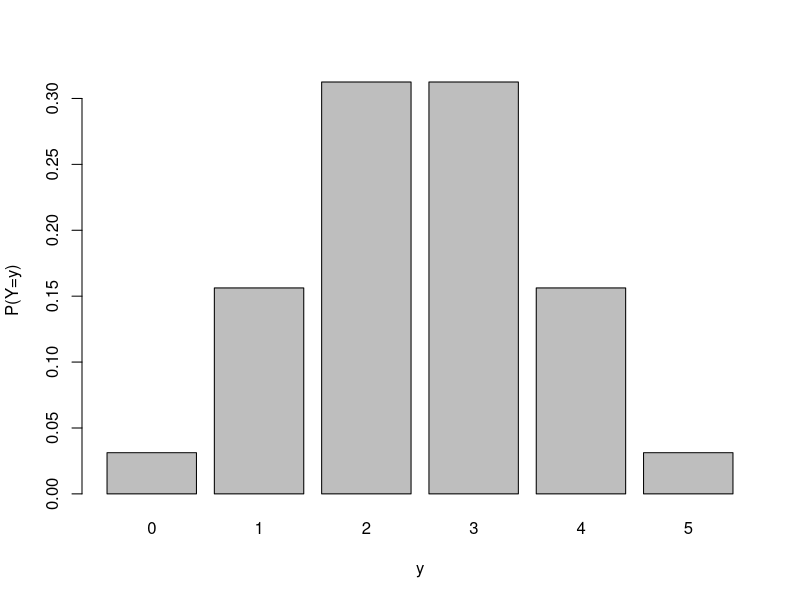
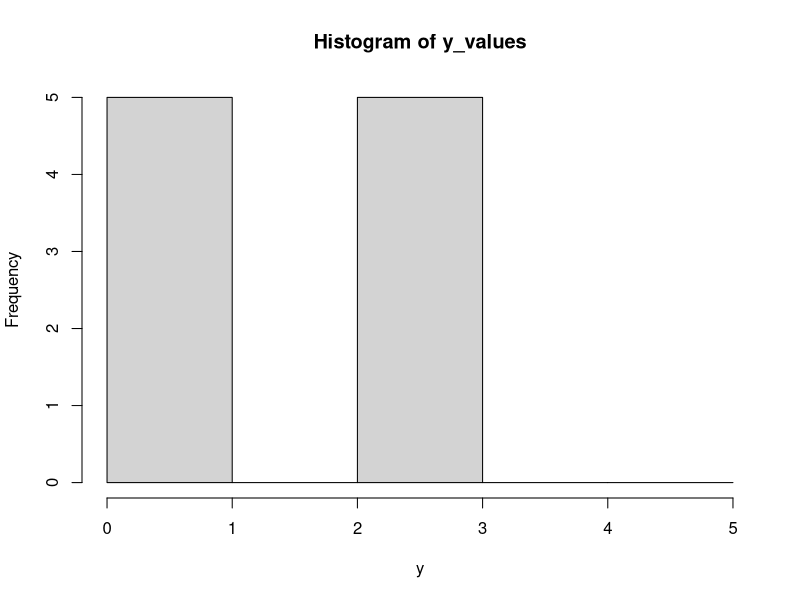
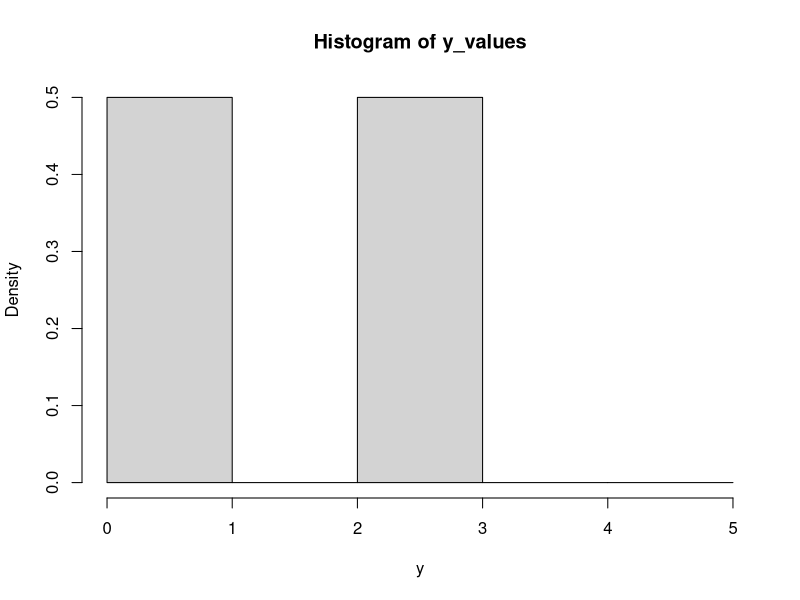
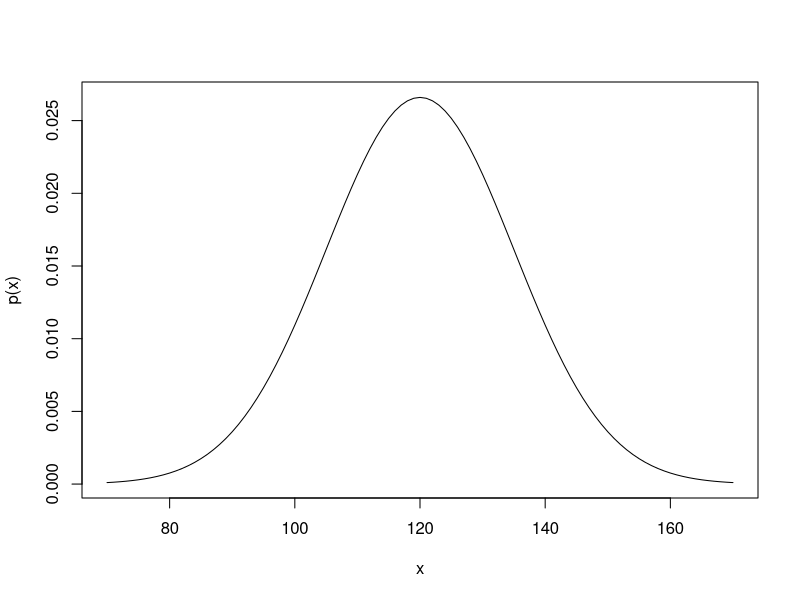
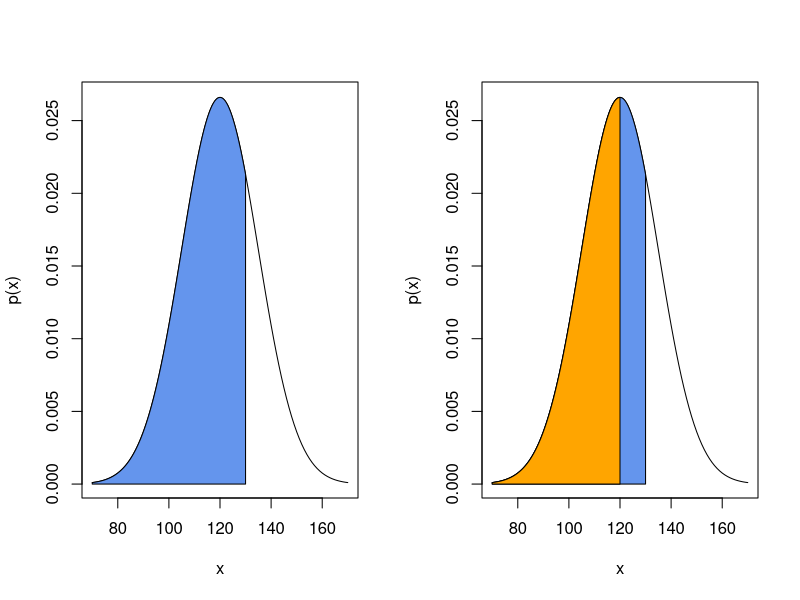
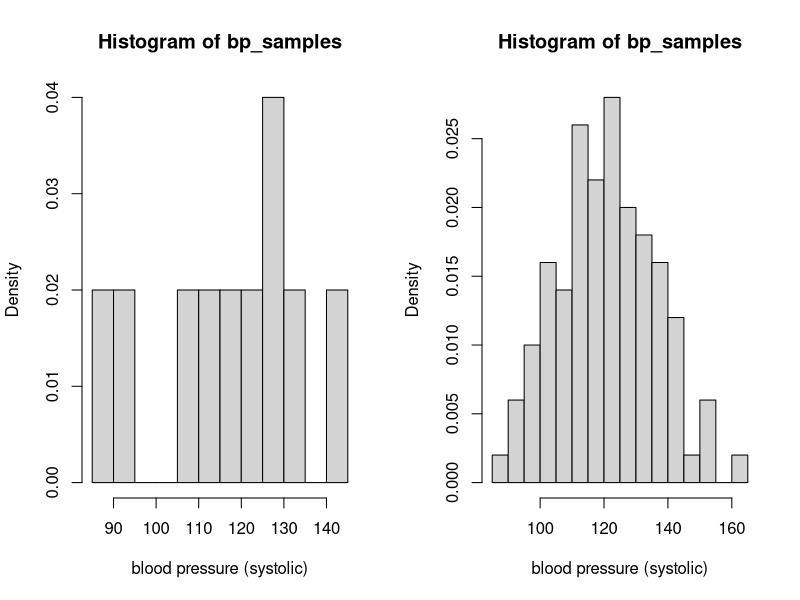
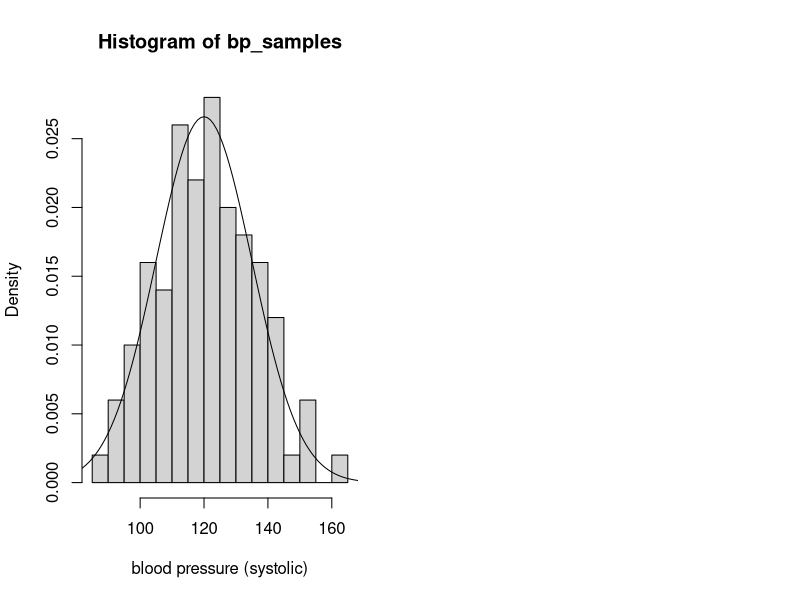

Reproduce these figures in R, in order.
# Working with Binomial and Normal distributions
# STAT 2103 Applied Linear Regression — R example
# Extracted from the rendered course example; prose kept as comments.


# ------------------------------------------------------------
# Binomial distribution
# ------------------------------------------------------------

# Suppose we randomly sample 10 people, and define Y = number of people in
# sample who are left-handed. The probability of a random person being left-
# handed is 0.15.

# What is the probability that exactly one person in the sample is left-
# handed?

# R has a built in function for evaluating binomial probabilities:
dbinom(x=1, size=10, prob=0.15)

# What is the probability that at most 2 people are left-handed?

# (That means either 0, 1, or 2 people in the sample are left-handed)
dbinom(x=0, size=10, prob=0.15) + dbinom(x=1, size=10, prob=0.15) + dbinom(x=2, size=10, prob=0.15)

# We can add up the individual probabilities (above), or we could use the
# cumulative distribution function:
pbinom(q=2, size=10, prob=0.15)

# We might also be interested in the 95th percentile of the distribution. In
# other words, what is the smallest number k such that the probability of
# having at most k left-handed people is at least 0.95?

# We know from the previous example that 2 isn’t enough to get us to 95%
# cumulative probability. Is 3 enough?
pbinom(q=2, size=10, prob=0.15) #probability of at most 2 left handed
pbinom(q=3, size=10, prob=0.15) #probability of at most 3 left handed

# Yes, the probability of having at most 3 left-handed people in a sample of
# 10 is >= 0.95.

# Another way to get the 95th percentile is to use the built-in quantile
# function:
qbinom(p=0.95, size=10, prob=0.15)

# ------------------------------------------------------------
# sampling from the binomial distribution
# ------------------------------------------------------------

# R also has built-in functions for drawing random samples from a binomial
# distribution.

# Imagine flipping a fair coin 5 times. The sum of the 5 flips is
# Binomial(n=5, p=0.5).

# We can simulate flipping a fair coin 5 times:
sample(c("heads", "tails"), size=5, replace=TRUE, prob=c(0.5,0.5))

# Replace “heads” and “tails” with 1 and 0:
sample(c(0,1), size=5, replace=TRUE, prob=c(0.5, 0.5))

# Take the sum to count the number of “heads” in the 5 flips:
sum(sample(c(0,1), size=5, replace=TRUE, prob=c(0.5, 0.5)))

# The sum of the 5 flips is Binomial(n=5, p=0.5).

# R has a built in function for sampling from a binomial distribution

# Draw one sample from Binom(n=5,p=0.5)- i.e., flip a coin 5 times and count
# the number of heads
rbinom(n=1, size=5, prob=0.5) # "size" and "prob" are the parameters of the binomial distribution
                      #"n" is the number of samples we want to draw from the binomial distribution

# Imagine we repeat the 5-coin-flip experiment 10 times, and record the number
# of heads each time.

# From the probability distribution, E(# heads) = 2.5
y_values<- rbinom(n=10, size=5, prob=0.5) 
print(y_values)

# What are the sample mean and variance for these 10 observations?
mean(y_values)
sd(y_values)^2 #sample variance = sample standard deviation ^2

# We could repeat this entire exercise and get 10 new samples from the
# Binomial (10, 0.5) distribution:
y_values<-rbinom(n=10, size=5, prob=0.5)
mean(y_values)
sd(y_values)^2

# The expected value and variance of the probability distribution don’t
# change.

# But the properties of the sample data are different each time we draw a new
# random sample.

# We can also visually compare the sampled data to the underlying binomial
# distribution.

# We can make a bar graph of the true probability distribution. First,
# calculate the probability of each possible number of heads in 5 flips:
y_probs<-dbinom(x=0:5, size=5, prob=0.5) # "x" is the value for which you want to evaluate the probability, i.e. P(X=x)

#the notation x=0:5 evaluates the function at each value from 0 to 5

# Then create a bar graph of those values:
barplot(y_probs, names.arg=0:5, xlab="y", ylab="P(Y=y)")

# Make a frequency histogram of the sample data:
hist(y_values, xlab="y", breaks=0:5)

# Note- the “breaks” argument controls how many buckets your range of values
# gets split into. If you don’t include that argument, R usually does a good
# job of choosing this automatically.

# Histograms can have frequency on the Y axis, or relative frequency, i.e. the
# proportion of times that outcome came up.
hist(y_values, xlab="y", breaks=0:5, probability=TRUE)

# ------------------------------------------------------------
# Normal distribution
# ------------------------------------------------------------

# Suppose the population distribution of systolic blood pressure is
# Normal(120, 15^2)

# What does the probability distribution function look like?
curve(dnorm(x, mean=120, sd=15), from=70, to=170, ylab="p(x)")

# What is the probability that a randomly chosen person has blood pressure
# less than 115?
pnorm(q=115, mean=120, sd=15)

# By default, the “pnorm” function gives us the area under the curve, to the
# LEFT of the specified value.

# What if we want the area under the curve, to the RIGHT of the specified
# value?

# What is the probability that a randomly chosen person has blood pressure
# higher than 115?
1-pnorm(q=115, mean=120, sd=15)

# What is the probability that a randomly chosen person has blood pressure
# between 120 and 130? P(120 < X < 130) = P(X < 130) - P(X < 120)
xvals<-seq(from=70, to=130, by=0.01)
yvals<-dnorm(xvals, mean=120, sd=15)

par(mfrow=c(1,2))
curve(dnorm(x, mean=120, sd=15), from=70, to=170, ylab="p(x)")
polygon(c(min(xvals), xvals[xvals<=130], 130), c(0,yvals[xvals<=130], 0), col="cornflowerblue")

curve(dnorm(x, mean=120, sd=15), from=70, to=170, ylab="p(x)")
polygon(c(min(xvals), xvals[xvals<=130], 130), c(0,yvals[xvals<=130], 0), col="cornflowerblue")
polygon(c(min(xvals), xvals[xvals<=120], 120), c(0,yvals[xvals<=120], 0), col="orange")

# First we find the blue shaded area, then subtract off the orange shaded
# area:
pnorm(q=130, mean=120, sd=15) - pnorm(q=120, mean=120, sd=15)

# What is the 95th quantile of the blood pressure distribution? I.e. what is
# the smallest value b such that P(X<b) >= 0.95?

# In the binomial example about left-handedness, we could manually check each
# value to figure this out. Here, blood pressure is continuous, so it’s not
# feasible to find the value that way.
pnorm(q=130, mean=120, sd=15)
pnorm(q=140, mean=120, sd=15)
pnorm(q=145, mean=120, sd=15)

# Instead we use the built-in quantile function:
qnorm(p=0.95, mean=120, sd=15)

# Now let’s draw samples from the normal distribution.

# Sample 10 people’s blood pressure:
bp_samples<- rnorm(n=10, mean=120, sd=15)
bp_samples

# What are the sample average and standard deviation?
mean(bp_samples)
sd(bp_samples)

# We can visualize the sample data with a histogram:
hist(bp_samples, probability=TRUE, breaks=10, xlab="blood pressure (systolic)")

# With only 10 samples, it’s quite chunky, and doesn’t look much like the bell
# curve of the underlying probability distribution.

# What if we sample 100 people instead of 10?
set.seed(3218) 

bp_samples<-rnorm(n=100, mean=120, sd=15)
hist(bp_samples, breaks=15, probability=TRUE, xlab="blood pressure (systolic)")

# The histogram of 100 sampled data points is starting to look a bit more like
# the shape of the normal distribution.

# We can superimpose the probability distribution function on the histogram of
# sample values:
hist(bp_samples, breaks=15, probability=TRUE, xlab="blood pressure (systolic)")
curve(dnorm(x, mean=120, sd=15), from=70, to=170, add=TRUE)
